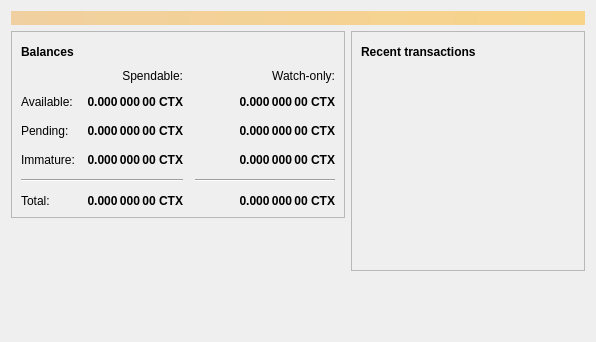
<?xml version="1.0" encoding="UTF-8"?>
<ui version="4.0">
 <class>OverviewPage</class>
 <widget class="QWidget" name="OverviewPage">
  <property name="geometry">
   <rect>
    <x>0</x>
    <y>0</y>
    <width>596</width>
    <height>342</height>
   </rect>
  </property>
  <property name="windowTitle">
   <string>Form</string>
  </property>
  <layout class="QVBoxLayout" name="topLayout">
   <item>
    <widget class="QLabel" name="labelAlerts">
     <property name="visible">
      <bool>false</bool>
     </property>
     <property name="styleSheet">
      <string notr="true">QLabel { background-color: qlineargradient(x1: 0, y1: 0, x2: 1, y2: 0, stop:0 #F0D0A0, stop:1 #F8D488); color:#000000; }</string>
     </property>
     <property name="wordWrap">
      <bool>true</bool>
     </property>
     <property name="margin">
      <number>3</number>
     </property>
     <property name="textInteractionFlags">
      <set>Qt::TextSelectableByMouse</set>
     </property>
    </widget>
   </item>
   <item>
    <layout class="QHBoxLayout" name="horizontalLayout" stretch="1,1">
     <item>
      <layout class="QVBoxLayout" name="verticalLayout_2">
       <item>
        <widget class="QFrame" name="frame">
         <property name="frameShape">
          <enum>QFrame::StyledPanel</enum>
         </property>
         <property name="frameShadow">
          <enum>QFrame::Raised</enum>
         </property>
         <layout class="QVBoxLayout" name="verticalLayout_4">
          <item>
           <layout class="QHBoxLayout" name="horizontalLayout_4">
            <item>
             <widget class="QLabel" name="label_5">
              <property name="font">
               <font>
                <weight>75</weight>
                <bold>true</bold>
               </font>
              </property>
              <property name="text">
               <string>Balances</string>
              </property>
             </widget>
            </item>
            <item>
             <widget class="QPushButton" name="labelWalletStatus">
              <property name="enabled">
               <bool>true</bool>
              </property>
              <property name="maximumSize">
               <size>
                <width>30</width>
                <height>16777215</height>
               </size>
              </property>
              <property name="toolTip">
               <string>The displayed information may be out of date. Your wallet automatically synchronizes with the Centauri network after a connection is established, but this process has not completed yet.</string>
              </property>
              <property name="text">
               <string/>
              </property>
              <property name="icon">
               <iconset resource="../bitcoin.qrc">
                <normaloff>:/icons/warning</normaloff>
                <disabledoff>:/icons/warning</disabledoff>:/icons/warning</iconset>
              </property>
              <property name="iconSize">
               <size>
                <width>24</width>
                <height>24</height>
               </size>
              </property>
              <property name="flat">
               <bool>true</bool>
              </property>
             </widget>
            </item>
            <item>
             <spacer name="horizontalSpacer_3">
              <property name="orientation">
               <enum>Qt::Horizontal</enum>
              </property>
              <property name="sizeHint" stdset="0">
               <size>
                <width>40</width>
                <height>20</height>
               </size>
              </property>
             </spacer>
            </item>
           </layout>
          </item>
          <item>
           <layout class="QGridLayout" name="gridLayout">
            <property name="spacing">
             <number>12</number>
            </property>
            <item row="2" column="2">
             <widget class="QLabel" name="labelWatchPending">
              <property name="font">
               <font>
                <weight>75</weight>
                <bold>true</bold>
               </font>
              </property>
              <property name="cursor">
               <cursorShape>IBeamCursor</cursorShape>
              </property>
              <property name="toolTip">
               <string>Unconfirmed transactions to watch-only addresses</string>
              </property>
              <property name="text">
               <string notr="true">0.000 000 00 CTX</string>
              </property>
              <property name="alignment">
               <set>Qt::AlignRight|Qt::AlignTrailing|Qt::AlignVCenter</set>
              </property>
              <property name="textInteractionFlags">
               <set>Qt::LinksAccessibleByMouse|Qt::TextSelectableByKeyboard|Qt::TextSelectableByMouse</set>
              </property>
             </widget>
            </item>
            <item row="2" column="1">
             <widget class="QLabel" name="labelUnconfirmed">
              <property name="font">
               <font>
                <weight>75</weight>
                <bold>true</bold>
               </font>
              </property>
              <property name="cursor">
               <cursorShape>IBeamCursor</cursorShape>
              </property>
              <property name="toolTip">
               <string>Total of transactions that have yet to be confirmed, and do not yet count toward the spendable balance</string>
              </property>
              <property name="text">
               <string notr="true">0.000 000 00 CTX</string>
              </property>
              <property name="alignment">
               <set>Qt::AlignRight|Qt::AlignTrailing|Qt::AlignVCenter</set>
              </property>
              <property name="textInteractionFlags">
               <set>Qt::LinksAccessibleByMouse|Qt::TextSelectableByKeyboard|Qt::TextSelectableByMouse</set>
              </property>
             </widget>
            </item>
            <item row="3" column="2">
             <widget class="QLabel" name="labelWatchImmature">
              <property name="font">
               <font>
                <weight>75</weight>
                <bold>true</bold>
               </font>
              </property>
              <property name="cursor">
               <cursorShape>IBeamCursor</cursorShape>
              </property>
              <property name="toolTip">
               <string>Mined balance in watch-only addresses that has not yet matured</string>
              </property>
              <property name="text">
               <string notr="true">0.000 000 00 CTX</string>
              </property>
              <property name="alignment">
               <set>Qt::AlignRight|Qt::AlignTrailing|Qt::AlignVCenter</set>
              </property>
              <property name="textInteractionFlags">
               <set>Qt::LinksAccessibleByMouse|Qt::TextSelectableByKeyboard|Qt::TextSelectableByMouse</set>
              </property>
             </widget>
            </item>
            <item row="4" column="0" colspan="2">
             <widget class="Line" name="line">
              <property name="orientation">
               <enum>Qt::Horizontal</enum>
              </property>
             </widget>
            </item>
            <item row="4" column="2">
             <widget class="Line" name="lineWatchBalance">
              <property name="sizePolicy">
               <sizepolicy hsizetype="Preferred" vsizetype="Fixed">
                <horstretch>0</horstretch>
                <verstretch>0</verstretch>
               </sizepolicy>
              </property>
              <property name="minimumSize">
               <size>
                <width>140</width>
                <height>0</height>
               </size>
              </property>
              <property name="orientation">
               <enum>Qt::Horizontal</enum>
              </property>
             </widget>
            </item>
            <item row="5" column="0">
             <widget class="QLabel" name="labelTotalText">
              <property name="text">
               <string>Total:</string>
              </property>
             </widget>
            </item>
            <item row="3" column="1">
             <widget class="QLabel" name="labelImmature">
              <property name="font">
               <font>
                <weight>75</weight>
                <bold>true</bold>
               </font>
              </property>
              <property name="cursor">
               <cursorShape>IBeamCursor</cursorShape>
              </property>
              <property name="toolTip">
               <string>Mined balance that has not yet matured</string>
              </property>
              <property name="text">
               <string notr="true">0.000 000 00 CTX</string>
              </property>
              <property name="alignment">
               <set>Qt::AlignRight|Qt::AlignTrailing|Qt::AlignVCenter</set>
              </property>
              <property name="textInteractionFlags">
               <set>Qt::LinksAccessibleByMouse|Qt::TextSelectableByKeyboard|Qt::TextSelectableByMouse</set>
              </property>
             </widget>
            </item>
            <item row="2" column="3">
             <spacer name="horizontalSpacer_2">
              <property name="orientation">
               <enum>Qt::Horizontal</enum>
              </property>
              <property name="sizeHint" stdset="0">
               <size>
                <width>40</width>
                <height>20</height>
               </size>
              </property>
             </spacer>
            </item>
            <item row="3" column="0">
             <widget class="QLabel" name="labelImmatureText">
              <property name="text">
               <string>Immature:</string>
              </property>
             </widget>
            </item>
            <item row="5" column="1">
             <widget class="QLabel" name="labelTotal">
              <property name="font">
               <font>
                <weight>75</weight>
                <bold>true</bold>
               </font>
              </property>
              <property name="cursor">
               <cursorShape>IBeamCursor</cursorShape>
              </property>
              <property name="toolTip">
               <string>Your current total balance</string>
              </property>
              <property name="text">
               <string notr="true">0.000 000 00 CTX</string>
              </property>
              <property name="alignment">
               <set>Qt::AlignRight|Qt::AlignTrailing|Qt::AlignVCenter</set>
              </property>
              <property name="textInteractionFlags">
               <set>Qt::LinksAccessibleByMouse|Qt::TextSelectableByKeyboard|Qt::TextSelectableByMouse</set>
              </property>
             </widget>
            </item>
            <item row="5" column="2">
             <widget class="QLabel" name="labelWatchTotal">
              <property name="font">
               <font>
                <weight>75</weight>
                <bold>true</bold>
               </font>
              </property>
              <property name="cursor">
               <cursorShape>IBeamCursor</cursorShape>
              </property>
              <property name="toolTip">
               <string>Current total balance in watch-only addresses</string>
              </property>
              <property name="text">
               <string notr="true">0.000 000 00 CTX</string>
              </property>
              <property name="alignment">
               <set>Qt::AlignRight|Qt::AlignTrailing|Qt::AlignVCenter</set>
              </property>
              <property name="textInteractionFlags">
               <set>Qt::LinksAccessibleByMouse|Qt::TextSelectableByKeyboard|Qt::TextSelectableByMouse</set>
              </property>
             </widget>
            </item>
            <item row="0" column="2">
             <widget class="QLabel" name="labelWatchonly">
              <property name="text">
               <string>Watch-only:</string>
              </property>
              <property name="alignment">
               <set>Qt::AlignRight|Qt::AlignTrailing|Qt::AlignVCenter</set>
              </property>
             </widget>
            </item>
            <item row="1" column="0">
             <widget class="QLabel" name="labelBalanceText">
              <property name="text">
               <string>Available:</string>
              </property>
             </widget>
            </item>
            <item row="1" column="1">
             <widget class="QLabel" name="labelBalance">
              <property name="font">
               <font>
                <weight>75</weight>
                <bold>true</bold>
               </font>
              </property>
              <property name="cursor">
               <cursorShape>IBeamCursor</cursorShape>
              </property>
              <property name="toolTip">
               <string>Your current spendable balance</string>
              </property>
              <property name="text">
               <string notr="true">0.000 000 00 CTX</string>
              </property>
              <property name="alignment">
               <set>Qt::AlignRight|Qt::AlignTrailing|Qt::AlignVCenter</set>
              </property>
              <property name="textInteractionFlags">
               <set>Qt::LinksAccessibleByMouse|Qt::TextSelectableByKeyboard|Qt::TextSelectableByMouse</set>
              </property>
             </widget>
            </item>
            <item row="1" column="2">
             <widget class="QLabel" name="labelWatchAvailable">
              <property name="font">
               <font>
                <weight>75</weight>
                <bold>true</bold>
               </font>
              </property>
              <property name="cursor">
               <cursorShape>IBeamCursor</cursorShape>
              </property>
              <property name="toolTip">
               <string>Your current balance in watch-only addresses</string>
              </property>
              <property name="text">
               <string notr="true">0.000 000 00 CTX</string>
              </property>
              <property name="alignment">
               <set>Qt::AlignRight|Qt::AlignTrailing|Qt::AlignVCenter</set>
              </property>
              <property name="textInteractionFlags">
               <set>Qt::LinksAccessibleByMouse|Qt::TextSelectableByKeyboard|Qt::TextSelectableByMouse</set>
              </property>
             </widget>
            </item>
            <item row="2" column="0">
             <widget class="QLabel" name="labelPendingText">
              <property name="text">
               <string>Pending:</string>
              </property>
             </widget>
            </item>
            <item row="0" column="1">
             <widget class="QLabel" name="labelSpendable">
              <property name="text">
               <string>Spendable:</string>
              </property>
              <property name="alignment">
               <set>Qt::AlignRight|Qt::AlignTrailing|Qt::AlignVCenter</set>
              </property>
             </widget>
            </item>
           </layout>
          </item>
         </layout>
        </widget>
       </item>
       <item>
        <spacer name="verticalSpacer">
         <property name="orientation">
          <enum>Qt::Vertical</enum>
         </property>
         <property name="sizeHint" stdset="0">
          <size>
           <width>20</width>
           <height>40</height>
          </size>
         </property>
        </spacer>
       </item>
      </layout>
     </item>
     <item>
      <layout class="QVBoxLayout" name="verticalLayout_3">
       <item>
        <widget class="QFrame" name="frame_2">
         <property name="frameShape">
          <enum>QFrame::StyledPanel</enum>
         </property>
         <property name="frameShadow">
          <enum>QFrame::Raised</enum>
         </property>
         <layout class="QVBoxLayout" name="verticalLayout">
          <item>
           <layout class="QHBoxLayout" name="horizontalLayout_2">
            <item>
             <widget class="QLabel" name="label_4">
              <property name="font">
               <font>
                <weight>75</weight>
                <bold>true</bold>
               </font>
              </property>
              <property name="text">
               <string>Recent transactions</string>
              </property>
             </widget>
            </item>
            <item>
             <widget class="QPushButton" name="labelTransactionsStatus">
              <property name="enabled">
               <bool>true</bool>
              </property>
              <property name="maximumSize">
               <size>
                <width>30</width>
                <height>16777215</height>
               </size>
              </property>
              <property name="toolTip">
               <string>The displayed information may be out of date. Your wallet automatically synchronizes with the Centauri network after a connection is established, but this process has not completed yet.</string>
              </property>
              <property name="text">
               <string/>
              </property>
              <property name="icon">
               <iconset resource="../bitcoin.qrc">
                <normaloff>:/icons/warning</normaloff>
                <disabledoff>:/icons/warning</disabledoff>:/icons/warning</iconset>
              </property>
              <property name="iconSize">
               <size>
                <width>24</width>
                <height>24</height>
               </size>
              </property>
              <property name="flat">
               <bool>true</bool>
              </property>
             </widget>
            </item>
            <item>
             <spacer name="horizontalSpacer">
              <property name="orientation">
               <enum>Qt::Horizontal</enum>
              </property>
              <property name="sizeHint" stdset="0">
               <size>
                <width>40</width>
                <height>20</height>
               </size>
              </property>
             </spacer>
            </item>
           </layout>
          </item>
          <item>
           <widget class="QListView" name="listTransactions">
            <property name="styleSheet">
             <string notr="true">QListView { background: transparent; }</string>
            </property>
            <property name="frameShape">
             <enum>QFrame::NoFrame</enum>
            </property>
            <property name="verticalScrollBarPolicy">
             <enum>Qt::ScrollBarAlwaysOff</enum>
            </property>
            <property name="horizontalScrollBarPolicy">
             <enum>Qt::ScrollBarAlwaysOff</enum>
            </property>
            <property name="selectionMode">
             <enum>QAbstractItemView::NoSelection</enum>
            </property>
           </widget>
          </item>
         </layout>
        </widget>
       </item>
       <item>
        <spacer name="verticalSpacer_2">
         <property name="orientation">
          <enum>Qt::Vertical</enum>
         </property>
         <property name="sizeHint" stdset="0">
          <size>
           <width>20</width>
           <height>40</height>
          </size>
         </property>
        </spacer>
       </item>
      </layout>
     </item>
    </layout>
   </item>
  </layout>
 </widget>
 <resources/>
 <connections/>
</ui>
